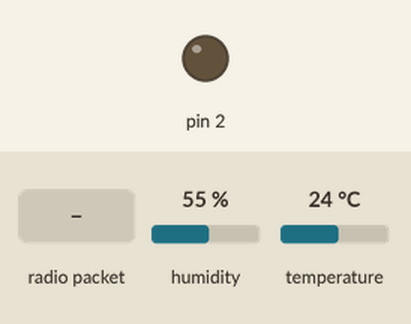
Bench run of a sketch on a simulated Arduino Uno, built with avr-gcc and run on an emulated ATmega328P. Parts: output pins drawn as LEDs (lit = HIGH). Inputs (shaded band) come from the test bench; at power-on: humidity 55 %, temperature 24 °C. No radio packets arrive unless stated; what the sketch prints to the serial monitor is not drawn.

Above: at 1.2 s.
1.3 s: radio packet "1" arrives
At 2.6 s:
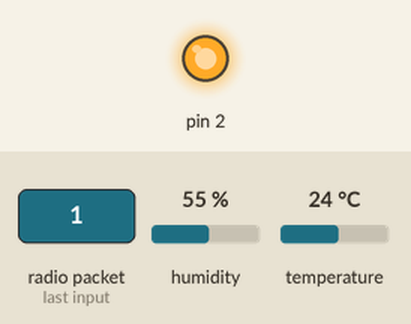
2.9 s: radio packet "0" arrives
At 3.3 s:
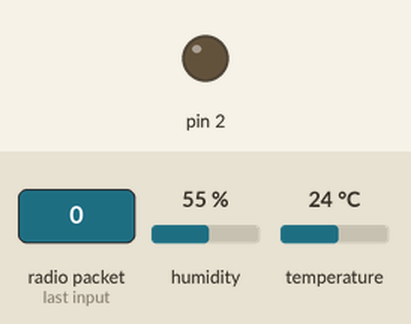
Timing chart, 0 to 5.9 s (numbered marks = the images above; inputs shaded):
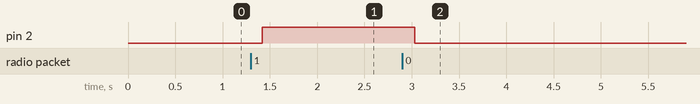

Measured:
- after the input at 1.3 s, pin 2: LOW → HIGH after 0.12 s
- after the input at 2.9 s, pin 2: HIGH → LOW after 0.13 s

The sketch:

receivers.ino
```cpp
#include <SPI.h>
#include <nRF24L01.h>
#include <RF24.h>
#include <DHT.h>

//create an RF24 object
RF24 radio(9, 8);  // CE, CSN

//address through which two modules communicate.
const byte address[6] = "00001";

//Constants
#define DHTPIN 4     // what pin we're connected to
#define DHTTYPE DHT22   // DHT 22  (AM2302)
DHT dht(DHTPIN, DHTTYPE); //// Initialize DHT sensor for normal 16mhz Arduino

//Variables
int chk;
float hum;  //Stores humidity value
float temp; //Stores temperature value

void setup()
{
  while (!Serial);
    Serial.begin(9600);

  dht.begin();

  pinMode(2, OUTPUT);

  radio.begin();

  //set the address
  radio.openReadingPipe(0, address);

  //Set module as receiver
  radio.startListening();
}

int mode = 0;

void loop()
{
  //Read the data if available in buffer
  if (radio.available())
  {
    char text[32] = {0};
    radio.read(&text, sizeof(text));
    Serial.println(text[1]);
    if(mode != text[0]) {
      if(text[0] == '1') {
        digitalWrite(2, HIGH);
      }
      else {
        digitalWrite(2, LOW);
      }
      mode = text[0];
    }
  }

  //Read data and store it to variables hum and temp
  hum = dht.readHumidity();
  temp= dht.readTemperature();
  //Print temp and humidity values to serial monitor
  Serial.print("Humidity: ");
  Serial.print(hum);
  Serial.print(" %, Temp: ");
  Serial.print(temp);
  Serial.println(" Celsius");
  delay(200);
}
```
